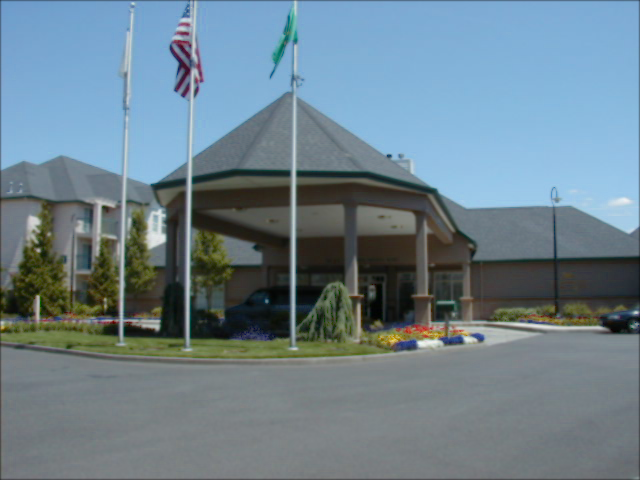
%> input picture HW4/src/4_2.bmp, 640 x 480 px
$ octave hw4_2.m   (GNU Octave 9; MATLAB toolbox functions it lacks are replaced by stand-ins)
%> lines starting %> are read from the running program, lines starting %| are printed output that depends on the picture
% EE 440
% HW 4 Part 1
% Luke Jiang
% 23/10/2018

clear all; close all;

% -read and display the original image
img = imread('4_2.bmp');
%> img is the input picture: size 480x640x3 uint8; mean R, G, B 109.3, 129.2, 140
figure; subplot(1, 2, 1);
    imshow(img);
    title('original image');
% -create a high boost filter
HBF = [-1 -1 -1; -1 9.7 -1; -1 -1 -1];
% -convolve the HBF with the image to produce the result
res = uint8(zeros(482, 642, 3));
res(:,:,1) = conv2(img(:,:,1), HBF);
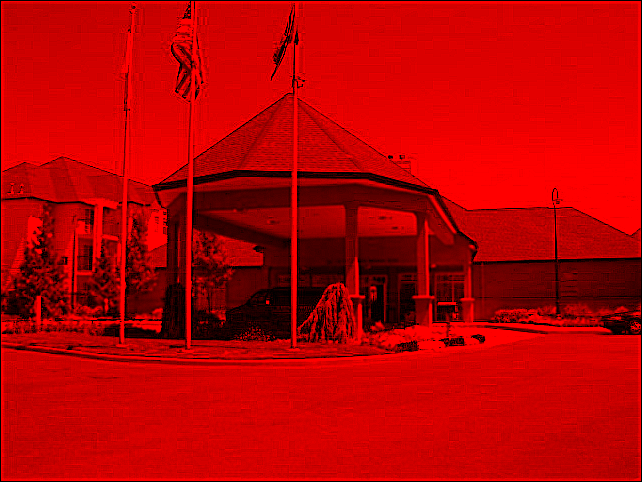
%> res: size 482x642x3 uint8; mean R, G, B 183.5, 0, 0
res(:,:,2) = conv2(img(:,:,2), HBF);
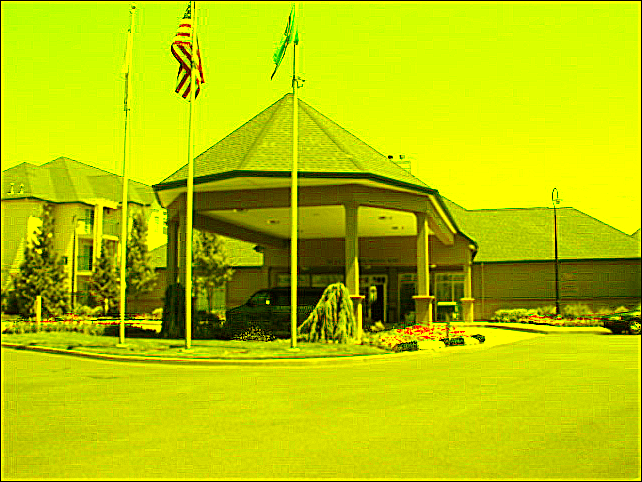
%> res: size 482x642x3 uint8; mean R, G, B 183.5, 199.6, 0
res(:,:,3) = conv2(img(:,:,3), HBF);
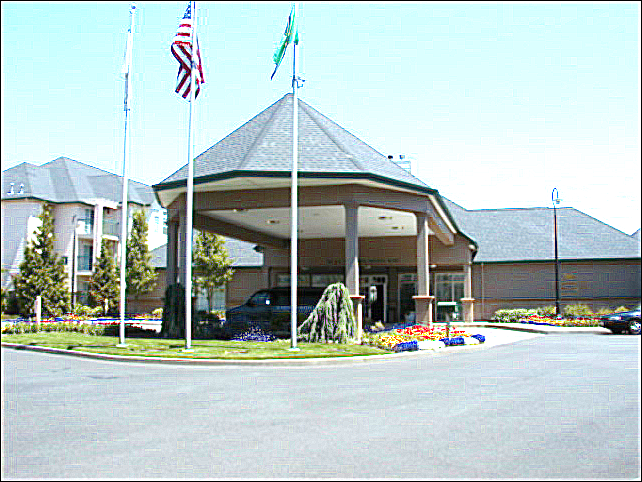
%> res: size 482x642x3 uint8; mean R, G, B 183.5, 199.6, 197.7
% -display and save the result
subplot(1, 2, 2);
    imshow(res);
    title('sharpened image using a HBF');
imwrite(img_n, '4_2_HBF.bmp');
